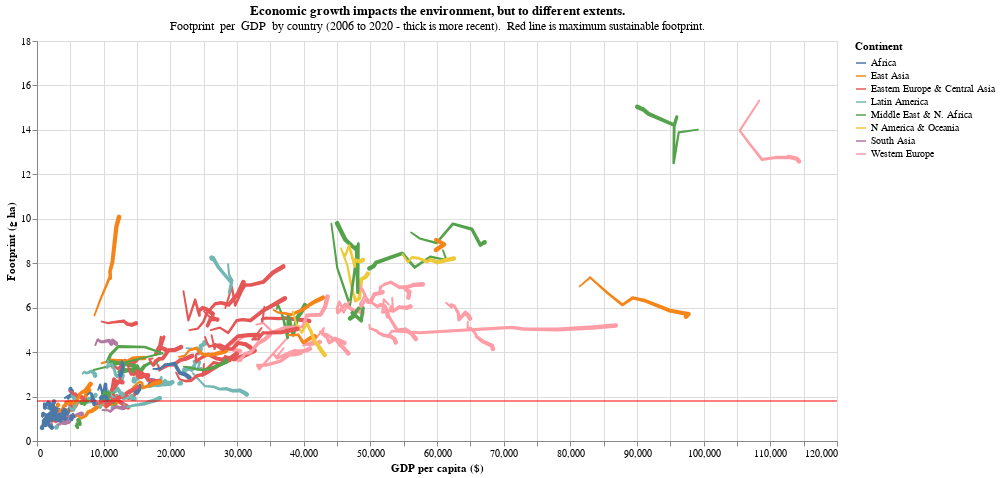

Write notebook code for a chart like this one.
### Code cell
worms_chart('GDP per capita ($)', 'Footprint (g ha)', "Red line is maximum sustainable footprint.",
    "Economic growth impacts the environment, but to different extents.") +\
alt.Chart(pl.DataFrame({'Footprint (g ha)':[1.8]})).mark_rule(color='red').encode(y='Footprint (g ha)')

### Figure 1 — Vega-Lite specification as saved in the notebook (floating-point values rounded to 4 significant figures; data arrays with more than 128 entries replaced by an {"elided": "..."} marker saying what was removed)
{"$schema": "https://vega.github.io/schema/vega-lite/v4.17.0.json", "config": {"view": {"continuousHeight": 300, "continuousWidth": 400}}, "datasets": {"data-3723676d65b0c9b9f52b86051a9f30f0": [{"Footprint (g ha)": 1.8}], "data-f4c71476cac24b07e5142c998e7f5d59": {"elided": "2280 records"}}, "layer": [{"data": {"name": "data-f4c71476cac24b07e5142c998e7f5d59"}, "encoding": {"color": {"field": "Continent", "type": "nominal"}, "detail": {"field": "Country", "type": "nominal"}, "order": {"field": "Year", "type": "quantitative"}, "size": {"field": "Year", "legend": null, "scale": {"domain": [2006, 2020], "range": [0.1, 5]}, "type": "quantitative"}, "tooltip": [{"field": "Country", "type": "nominal"}, {"field": "Year", "type": "quantitative"}], "x": {"field": "GDP per capita ($)", "type": "quantitative"}, "y": {"field": "Footprint (g ha)", "type": "quantitative"}}, "height": 400, "mark": "trail", "title": {"subtitle": "Footprint  per  GDP  by country (2006 to 2020 - thick is more recent).  Red line is maximum sustainable footprint.", "text": "Economic growth impacts the environment, but to different extents."}, "width": 800}, {"data": {"name": "data-3723676d65b0c9b9f52b86051a9f30f0"}, "encoding": {"y": {"field": "Footprint (g ha)", "type": "quantitative"}}, "mark": {"color": "red", "type": "rule"}}]}
